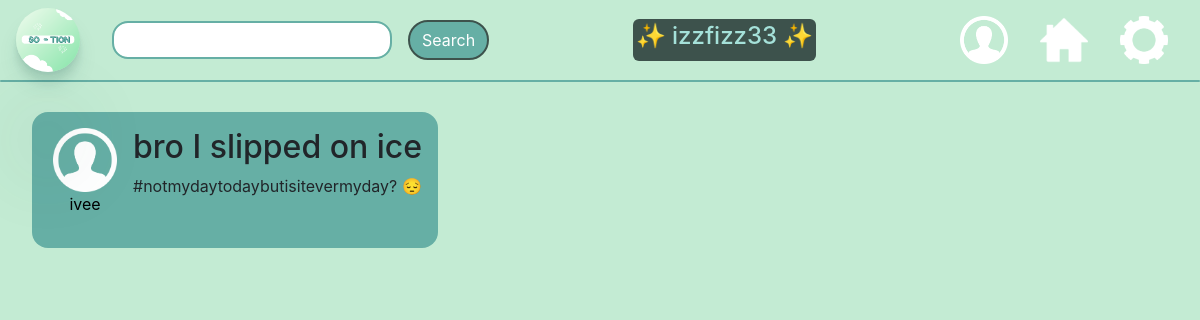
The app's page /clickedpost/4 (signed in) with its own data.
### app.py (models this page shows, shortened)
class User(UserMixin, db.Model):
    id = db.Column(db.Integer, primary_key=True)
    email = db.Column(db.String(75), unique=True)
    username = db.Column(db.String(30), unique=True)
    password_hash = db.Column(db.String())
    is_authenticated = db.Column(db.Boolean, default=False)
    pfp_placement = db.Column(db.String(), default="center")
    bio = db.Column(db.String(), default="BIO HERE")
    darkMode = db.Column(db.Boolean, default = True)

class Post(db.Model):
    id = db.Column(db.Integer, primary_key=True)
    user_id = db.Column(db.Integer, unique=False)
    post_title = db.Column(db.String(300), unique=False)
    post_content = db.Column(db.String(2800), unique=False)
    profile_pic = db.Column(db.Boolean, default=False)
    post_username = db.Column(db.String(30))

### app.py (the view)
@app.route('/clickedpost/<id>', methods=["GET"])
@login_required
def clickedpost(id):
    form1 = SearchForm()
    postz = Post.query.filter_by(id = id).first()
    post_user = User.query.filter_by(id=postz.user_id).first()
    return render_template('clickedpost.html', form1=form1, username = current_user.username, postz = postz, post_user=post_user)

### forms.py
class SearchForm(FlaskForm):
    searchword = StringField("searchword",validators=[InputRequired(), Length(min=4,max=15)])

### app.py (called while the page is built)
@login_manager.user_loader
def user_loader(user_id):
    return User.query.filter_by(id=user_id).first()

### templates/clickedpost.html (shortened to what this page needs)
{% extends "base.html" %}
{% block content %}
<link rel="stylesheet" href="styles/homefeed.css">
<div class="post">
  <div class="content">
    <a href="{{url_for('searchprofile', username=post_user.username)}}">
      <div class="pic-and-username">
        <img class="profile-icon" src="../images/profile-icon.png" alt="Profile picture">
        <p class="username">{{ post_user.username }}</p>
      </div>
    </a>
    <div class="content-and-comments">
      <h2> {{ postz.post_title }}</h2>
      <p> {{ postz.post_content }}</p>
    </div>
  </div>
</div>
{% endblock content %}

### templates/base.html (shortened to what this page needs)
<!doctype html>
<html lang="en">
<head>
    <link rel="stylesheet" href="https://stackpath.bootstrapcdn.com/bootstrap/4.3.1/css/bootstrap.min.css"
>
    <link rel="stylesheet" href="../styles/homefeed.css">
</head>
<body>
    <nav class="fixed-top">
        <div class="navbar fixed-top nav">
            <div id="logo-and-search">
                <a href="{{ url_for('homefeed') }}">
                    <img class="navbar-logo" src="../images/So-tion-logo-pic.png" alt="So-tion logo" />
                </a>
                <form action="/search" method="POST">
                    {{ form1.searchword(class_="form-control") }}
                    <button type="submit" class="search-button btn btn-primary">Search</button>
                </form>
            </div>
            <div id='username-block'>
                <h4 id="username-text">&#x2728; {{username}} &#x2728;</h4>
            </div>
            <div id="right-navbar-images">
                <a href="{{ url_for('profile') }}">
                    <img class="profile-icon-navbar" src="../images/profile-icon.png" alt="profile icon button" /></a>
                <a href="{{ url_for('homefeed') }}">
                    <img class="home-navbar" src="../images/home.jpg" href="{{ url_for('homefeed') }}"
                        alt="Home button" /></a>
                <a href="{{ url_for('settings') }}">
                    <img class="gear-navbar" src="../images/gear.png" alt="Gear button" /></a>
            </div>
        </div>
        <div class="navbar-divider nav"></div>
    </nav>
    {% block content %}
    {% endblock %}
</body>
</html>

### static/styles/homefeed.css (style rules this page uses)
body { background-color: #c3ebd3; }
.navbar-logo { width: 4em; height: 4em; border-radius: 3em; border-width: 3em; box-shadow: 0 2.8px 2.2px rgba(24, 80, 72, 0.034), 0 6.7px 5.3px rgba(36, 110, 101, 0.048), 0 120.5px 179px rgba(33, 83, 77, 0.06), 0 12.3px 7.9px rgba(38, 83, 77, 0.072), 0 14.8px 20.4px rgba(25, 90, 81, 0.086), 0 100px 80px rgba(42, 90, 84, 0.12); }
.home-navbar, .gear-navbar, .profile-icon-navbar { width: 3em; height: 3em; position:relative; display: flex; justify-content: right; }
#logo-and-search { display: flex; justify-content: left; column-gap: 2em; }
#right-navbar-images { display: flex; justify-content: right; column-gap: 2em; margin-right: 1em; align-items: center; }
.navbar { display: flex; justify-content: space-between; position: fixed; }
.navbar-divider { height: 2px; background-color: #66afa5; margin-top: 5em; margin-bottom: 1em; border-radius: 5em; }
.post { display:flex; flex-direction: row; column-gap: 1em; border-width: 3em; padding: 2em; border-radius: 2px; border-color:black; }
.post:first-of-type { margin-top: 5em; }
.profile-icon { height:4em; width:4em; }
.fixed-top { position:fixed; background-color: #c3ebd3; }
.pic-and-username { display:flex; flex-direction: column; margin-right: 1em; margin-left: 5px; }
.content { display:flex; flex-direction: row; background-color: #66afa5; border-radius: 1em; padding: 1em; }
#username-block { background-color: #3D524c; padding: 3px; border-radius: 6px; color:#a5e1d9; }
.search-button { background-color: #66afa5; border:solid; border-width: 2px; border-color: #3D524c; border-radius: 35px; color:white; }
form { display: flex; align-items: center; column-gap: 1em; }
.form-control { border-radius: 1em; padding-left: 1em; border-color: #66afa5; border-width: 2px; }
a { text-decoration: none; color: black; }
.username { text-align: center; }

### records on screen
User: username "izzfizz33"
User: username "ivee"
Post: post_title "bro I slipped on ice", post_content "#notmydaytodaybutisitevermyday? 😔"
